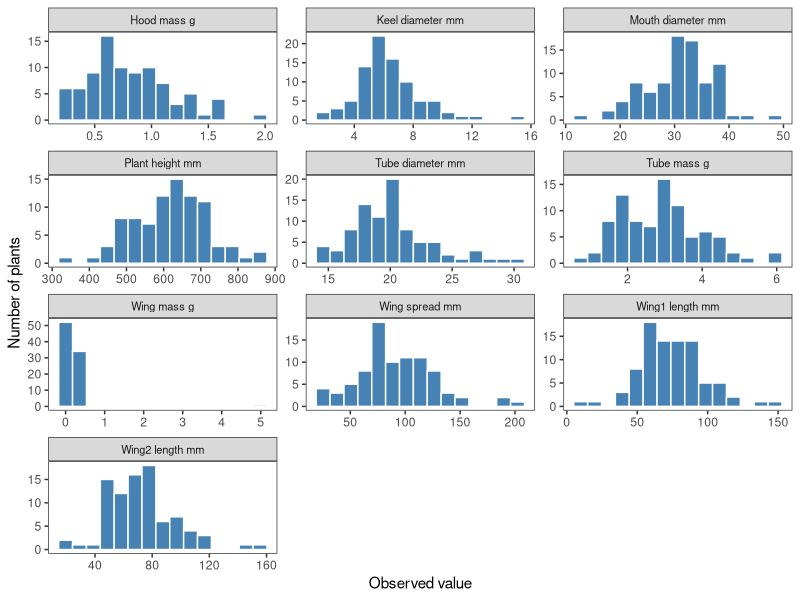
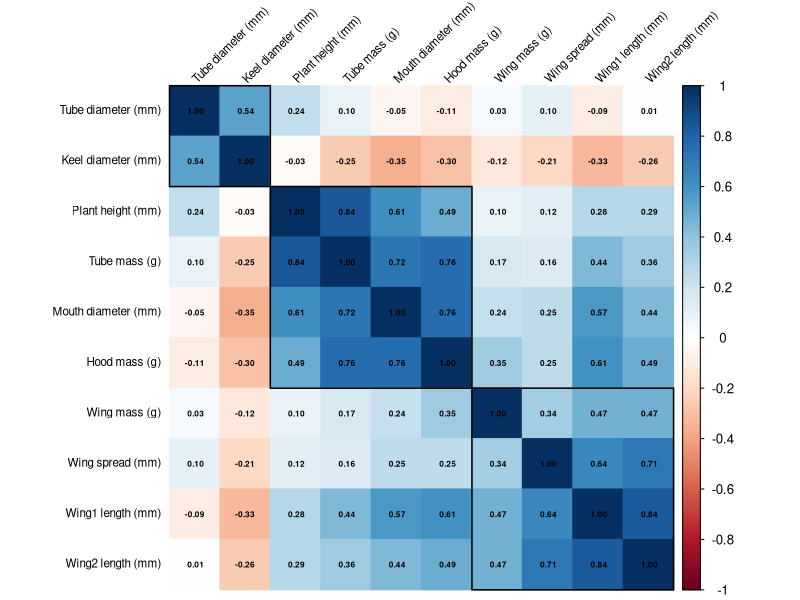
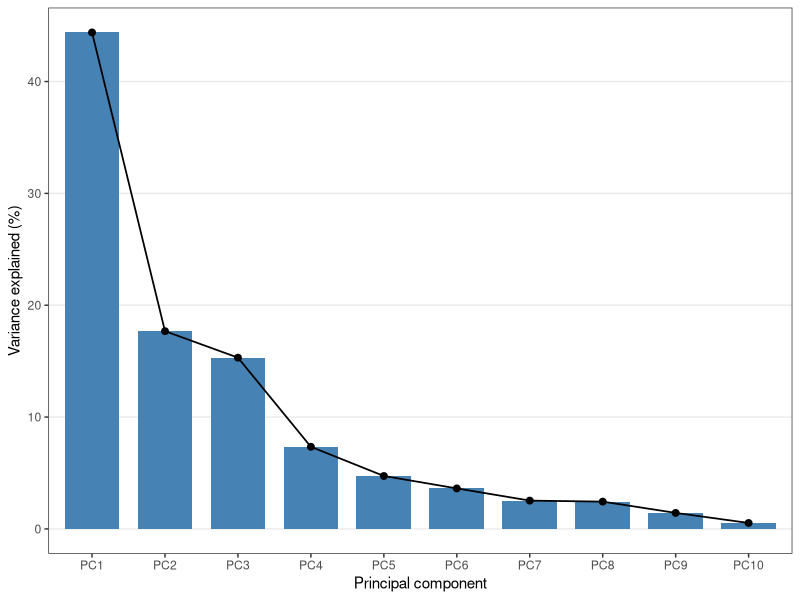
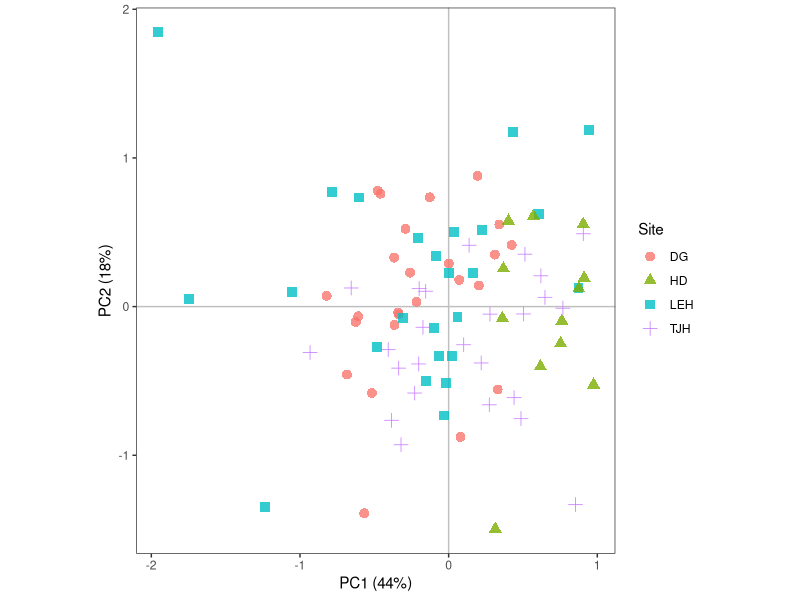
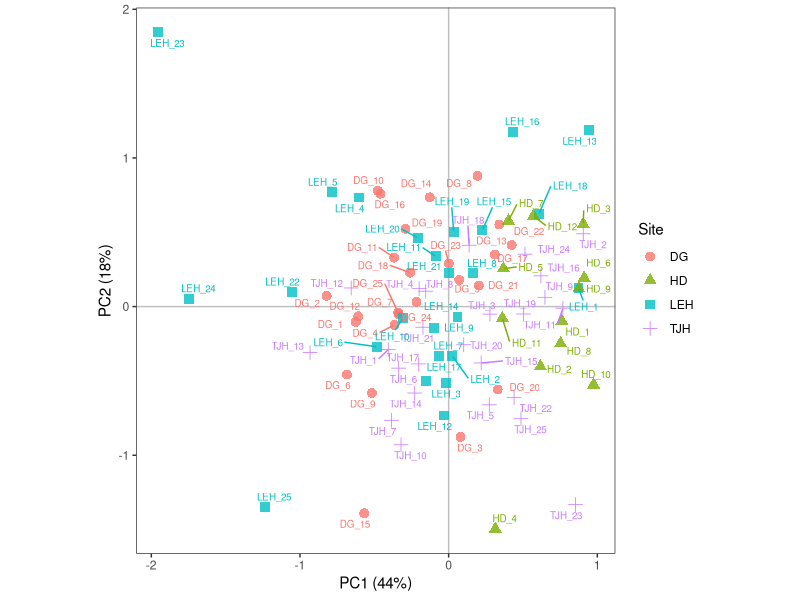
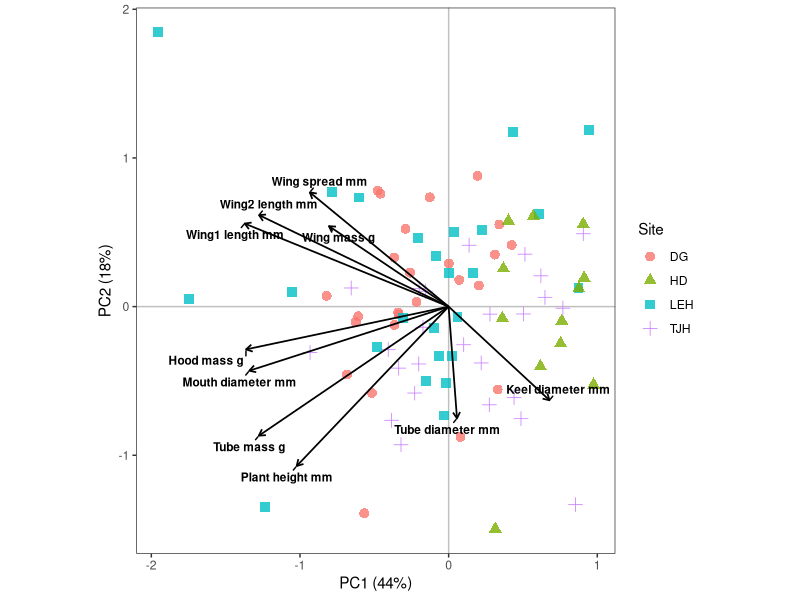
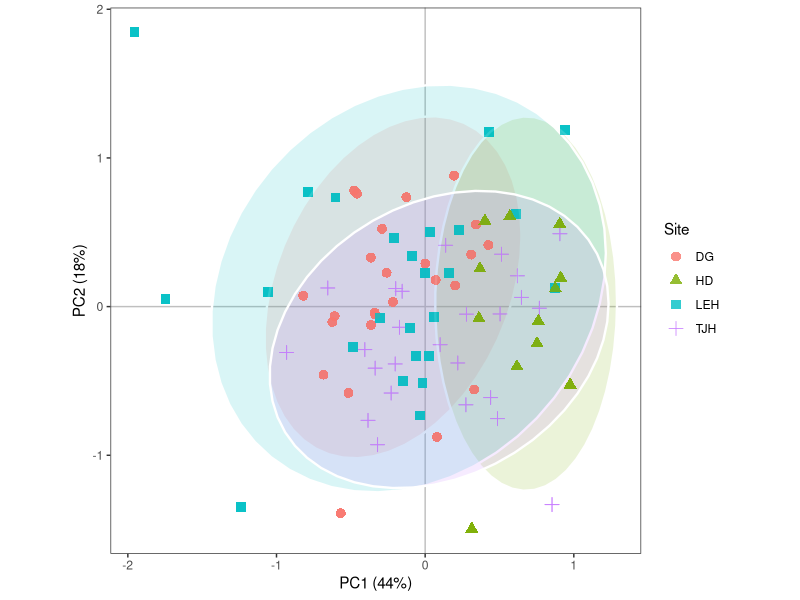

These figures' R source, in order:
# (BIO 5150L) Principal Component Analysis (PCA) tutorial
# Darlingtonia plant morphology and biomass among sites
# Date modified: 15 Sep 2026
#
# PCA is commonly used to describe correlation structure (relationships) among
# multiple different variables, e.g. environmental variables measured for each
# sample, site, plot, transect or individual, or species characteristics
# (traits) measured for individual species. Variables are typically centered
# and scaled when they have different units or ranges; otherwise, variables
# with greater variation can dominate the analysis.
#
# PCA concepts and scaling:
# https://www.davidzeleny.net/anadat-r/doku.php/en:pca
# 
# Online course including detailed PCA background (good background info, but
# note it uses a different R package and function to do the PCA):
# https://uw.pressbooks.pub/appliedmultivariatestatistics/chapter/pca/
#
# Data source:
# Required file in the same folder:
#   Darlingtonia_GE_Table12.1.csv
#   
# Original source: https://github.com/jon-bakker/appliedmultivariatestatistics/blob/main/Darlingtonia_GE_Table12.1.csv
#
# PCA is used here to summarize multiple continuous morphological variables.
# The same workflow is commonly used for environmental, habitat, and
# physiological variables. In contrast, the nMDS tutorial uses species-
# abundance data to describe differences in community composition.


# Load packages -----------------------------------------------------------

library(tidyverse)
library(vegan)
library(ggrepel)

# Used only for the clustered correlation plot below. Install it once if it
# is not already installed:
# install.packages("corrplot")


# Import and inspect the data ---------------------------------------------

dat_darl <- read_csv(
  "Darlingtonia_GE_Table12.1.csv",
  show_col_types = FALSE
) |>
  rename(
    plant_height_mm = height,
    mouth_diameter_mm = mouth.diam,
    tube_diameter_mm = tube.diam,
    keel_diameter_mm = keel.diam,
    wing1_length_mm = wing1.length,
    wing2_length_mm = wing2.length,
    wing_spread_mm = wingsprea,
    hood_mass_g = hoodmass.g,
    tube_mass_g = tubemass.g,
    wing_mass_g = wingmass.g
  ) |>
  mutate(
    site = factor(site),
    sample_ID = str_c(site, plant, sep = "_")
  ) |>
  relocate(sample_ID, site, plant)

glimpse(dat_darl)
head(dat_darl)

# Key points (Review with dat_darl before starting the analysis):
# - One row represents one individual Darlingtonia plant.
# - sample_ID uniquely identifies each plant.
# - site is categorical metadata. It can be used to group or color samples in
# plots, but it is not included as a variable in the PCA.
# - The remaining ten columns are continuous morphology and biomass variables
#   measured on each plant.
# - Measurements use different units and numerical scales, which will affect
# the decision about standardization.

sample_ID_check <- dat_darl |>
  summarise(
    n_rows = n(),
    n_unique_sample_IDs = n_distinct(sample_ID)
  )

sample_ID_check


# Identify the variables to include in the PCA ----------------------------

pca_variables <- c(
  "plant_height_mm",
  "mouth_diameter_mm",
  "tube_diameter_mm",
  "keel_diameter_mm",
  "wing1_length_mm",
  "wing2_length_mm",
  "wing_spread_mm",
  "hood_mass_g",
  "tube_mass_g",
  "wing_mass_g"
)

# Before conducting a PCA, clearly distinguish among:
# - identifiers, such as sample_ID and plant;
# - grouping variables, such as site; and
# - continuous variables (measurements on each plant) included in the PCA.
#
# Do not include categorical variables simply by converting their factor
# levels to numbers. Also avoid including a derived total together with all
# of the component variables used to calculate it. That would give one aspect
# of the data extra weight.


# Check missing values and variable distributions -------------------------

pca_variable_summary <- dat_darl |>
  select(all_of(pca_variables)) |>
  # convert data from wide to long format for analysis w/ tidyverse functions
  pivot_longer(
    cols = everything(),
    names_to = "Variable",
    values_to = "Value"
  ) |>
  group_by(Variable) |>
  summarise(
    n_observed = sum(!is.na(Value)),
    n_missing = sum(is.na(Value)),
    mean = mean(Value, na.rm = TRUE),
    median = median(Value, na.rm = TRUE),
    sd = sd(Value, na.rm = TRUE),
    minimum = min(Value, na.rm = TRUE),
    maximum = max(Value, na.rm = TRUE),
    .groups = "drop"
  ) |>
  arrange(Variable)

pca_variable_summary

# Save the identity of any samples containing missing PCA measurements.
samples_with_missing_pca_data <- dat_darl |>
  filter(if_any(all_of(pca_variables), is.na)) |>
  select(sample_ID, site, plant)

samples_with_missing_pca_data

# rda() cannot fit this PCA with missing measurements. In this example there is
# no missing data, but the code to do so is included here anyway. With your own
# data, first determine why values are missing and whether exclusion or a
# justified imputation method (i.e., fill in missing values) is appropriate.
dat_darl_complete <- dat_darl |>
  drop_na(all_of(pca_variables))

# View the distribution of each variable.
plot_pca_variable_distributions <- dat_darl_complete |>
  select(all_of(pca_variables)) |>
  pivot_longer(
    cols = everything(),
    names_to = "Variable",
    values_to = "Value"
  ) |>
  mutate(
    Variable = Variable |>
      str_replace_all("_", " ") |>
      str_to_sentence()
  ) |>
  ggplot(aes(x = Value)) +
  geom_histogram(
    bins = 15,
    color = "white",
    fill = "steelblue"
  ) +
  facet_wrap(
    vars(Variable),
    scales = "free",
    ncol = 3
  ) +
  labs(
    x = "Observed value",
    y = "Number of plants"
  ) +
  theme_bw() +
  theme(
    panel.grid = element_blank(),
    strip.text = element_text(size = 8)
  )

plot_pca_variable_distributions # EXPLORATORY/CONFIRMATION PLOT

# Key points:
# - Look for strongly skewed variables, extreme observations, impossible
# values, and very different numerical ranges.
# - The centering and scaling procedure (done later) will place variables
#   on comparable scales (mean = 0 and sd = 1), but it does not correct skew or
#   reduce the influence of extreme observations.
# - A scientifically defensible transformation may be appropriate before
#   PCA when variables are strongly skewed, although it is not always necessary.
#   Do not transform a variable only to make the PCA produce a preferred pattern.
# - This distribution plot is a data-quality/exploration figure. It potentially
# could be a primary thesis or paper result/figure if describing the 
# distributions of each variable is an important aspect of the study, however in
# some cases it may not be included in your results.


# Construct the sample-by-variable data frame  -----------------------------
# (i.e., "comm" table format vegan package functions require as inputs)
# 
# Keep sample_ID as row names so sample identities remain attached to the
# PCA matrix and can be recovered when scores are extracted.
comm_darl <- dat_darl_complete |>
  select(sample_ID, all_of(pca_variables)) |>
  column_to_rownames(var = "sample_ID")

glimpse(comm_darl)
view(comm_darl) # notice sample IDs are now row names

# Examine correlations among variables -----------------------------------

cor_darl <- comm_darl |>
  cor()

round(cor_darl, digits = 2)

# Arrange correlated variables together using hierarchical clustering and
# draw boxes around three visually useful groups. The number of rectangles
# is selected for display and is not a formal test of the number of variable
# groups.


# Format variable names for the correlation plot.
cor_variable_labels <- colnames(cor_darl) |>
  str_replace("_mm$", " (mm)") |>
  str_replace("_g$", " (g)") |>
  str_replace_all("_", " ") |>
  str_to_sentence()

# Add the formatted names to a copy of the correlation matrix.
cor_darl_plot <- cor_darl

dimnames(cor_darl_plot) <- list(
  cor_variable_labels,
  cor_variable_labels
)

n_correlation_groups <- 3 # pick by trial and error (see what appears to create the most cohesive groups of correlated variables)

# Plot the correlation matrix.
corrplot::corrplot(
  cor_darl_plot,
  method = "color",
  order = "hclust", # runs a cluster analysis to order the variables by strength of correlations with each other
  hclust.method = "ward.D2",
  addrect = n_correlation_groups,
  rect.col = "black",
  rect.lwd = 1.5,
  addCoef.col = "black",
  number.digits = 2,
  number.cex = 0.5,
  tl.col = "black",
  tl.srt = 45,
  tl.cex = 0.7,
  diag = TRUE
)

# Key points to interpret:
# - Variables with strong positive correlations increase together and may
#   contribute to the same biological gradient.
# - Strong negative correlations indicate opposing patterns.
# - Weakly correlated variables may contribute to different principal
#   components.
# - PCA is most effective as a dimension-reduction method when some variables
#   contain overlapping information.
# - A clustered correlation plot is useful to identify and describe patterns
#  (relationships among the variables), but the boxes are descriptive rather
#  than inferential (i.e., they are for visualization purposes only - no
#  statistical test is run).


# Brief connection to Euclidean distance ---------------------------------

# PCA represents each sample in a Euclidean ("straight line distance") variable
# space. Samples with similar combinations of measurements occur near one
# another, while samples with different measurements occur farther apart.
#
# When all principal components are retained, PCA preserves the Euclidean
# geometry of the centered data. A PC1 versus PC2 plot is an approximation
# because it displays only the portion of total variation represented by
# those two axes.
#
# When variables are standardized, distances reflect differences measured in
# standard deviations rather than differences in the original units.


# Main analytical choice: Center and scale the variables -----------------

# rda() always centers variables for a PCA. Setting scale = TRUE also divides
# each variable by its standard deviation. This gives every variable equal
# variance before the PCA and is equivalent to conducting the PCA from a
# correlation matrix.
#
# Centering and scaling are usually appropriate when variables have different
# units or very different numerical ranges. Otherwise, a variable measured on
# a larger scale or with greater variance can dominate the PCA.
#
# Using scale = FALSE produces a covariance-based PCA. This can be appropriate
# when all variables use comparable units and scales and differences in their
# variances are biologically meaningful. That should be an intentional choice,
# not a default.
#
# The morphology variables include measurements in millimeters and masses in
# grams, so the main analysis below uses scale = TRUE.
# 
# Note: You would also typically center and scale variables if you are going to
# use them as explanatory variables in a multiple-regression analysis. In that
# case, you would do it manually and use the centered and scaled variables in
# the regression. In contrast, rda() performs the centering and scaling for this
# PCA when scale = TRUE.



# Fit an unconstrained PCA with vegan::rda() ------------------------------

pca_darl <- rda(
  comm_darl,
  scale = TRUE #center and scale all variables to mean = 0 and sd = 1
)

pca_darl
summary(pca_darl, scaling = 2)

# Key points to interpret:
# - Supplying only the continuous data frame fits an "unconstrained" PCA.
# - scaling = 2 changes the displayed scores, not the fitted PCA or eigenvalues;
# it emphasizes relationships among variables in the biplot.
# - PCA is deterministic (calculated) and does not use random starting
# configurations, so set.seed() is not needed.
# - The grouping variable site was not used to calculate the PCA. It will be
# added later only to help interpret patterns among plants.
# - Other R functions and packages can fit PCA. We use vegan::rda() to
# maintain a consistent ordination framework across this multivariate module (it
# is main package we use for nMDS), but there may be benefits in some cases to
# using a different function to fit your PCA. More options described here:
# https://www.davidzeleny.net/anadat-r/doku.php/en:pca_r

# Calculate variance explained by each principal component ---------------

pca_eigenvalues <- eigenvals(pca_darl)

pca_variance_table <- tibble(
  PC = names(pca_eigenvalues),
  Eigenvalue = as.numeric(pca_eigenvalues)
) |>
  mutate(
    Proportion_explained = Eigenvalue / sum(Eigenvalue),
    Percent_explained = 100 * Proportion_explained,
    Cumulative_percent = cumsum(Percent_explained)
  ) |>
  mutate(
    across(
      where(is.numeric),
      ~ round(.x, digits = 2)
    )
  )

pca_variance_table

# Eigenvalues measure how much variance is represented by each principal
# component. Each eigenvector contains the coefficients used to construct a
# PC from the original variables. See the linked course chapter for a more
# detailed explanation of the underlying calculations.


# Create a scree plot -----------------------------------------------------

plot_pca_scree <- pca_variance_table |>
  mutate(
    PC = factor(PC, levels = PC)
  ) |>
  ggplot(aes(x = PC, y = Percent_explained, group = 1)) +
  geom_col(fill = "steelblue", width = 0.75) +
  geom_line(color = "black", linewidth = 0.6) +
  geom_point(color = "black", size = 2) +
  labs(
    x = "Principal component",
    y = "Variance explained (%)"
  ) +
  theme_bw() +
  theme(
    panel.grid.minor = element_blank(),
    panel.grid.major.x = element_blank()
  )

plot_pca_scree # EXPLORATORY/CONFIRMATION PLOT

# Key points to interpret:
# - The scree plot helps evaluate dimensionality but is usually an analytical
# check rather than a primary results figure.
# - PC1 explains the greatest possible amount of variation, and each later PC
# (principal component) explains the greatest possible amount of the remaining
# variation that is orthogonal (perpendicular) to the previous PCs. 
# - Examine the percentage and cumulative percentage explained by PC1 and PC2.
# - The first two PCs are emphasized because they provide the most informative
# two-dimensional view, but they may not capture every important pattern.
# - Other PC combinations can be examined when justified, but they are not
# plotted in this introductory tutorial.
# (for example sometimes PC1 and PC3 are also plotted together and presented
# alongside the typical PC1 vs. PC2 plot, if PC3 explains a relatively high
# amount of variation and interpretation reveals it is also important to the
# biological interpretation).



# Prepare axis labels containing the percentage explained by each PC ---------

pc1_percent <- pca_variance_table |>
  filter(PC == "PC1") |>
  pull(Percent_explained) 

pc2_percent <- pca_variance_table |>
  filter(PC == "PC2") |>
  pull(Percent_explained)

pc1_axis_label <- sprintf("PC1 (%.0f%%)", pc1_percent)
pc1_axis_label
pc2_axis_label <- sprintf("PC2 (%.0f%%)", pc2_percent)
pc2_axis_label

# Extract sample scores and join metadata --------------------------------

# scaling = 2 emphasizes relationships among the original variables and is
# commonly used for a correlation-focused PCA biplot. Use the same scaling
# when extracting both sample scores and variable scores.
pca_scores_darl <- vegan::scores(
  pca_darl,
  display = "sites",
  choices = c(1, 2),
  scaling = 2
) |>
  as.data.frame() |>
  rownames_to_column(var = "sample_ID") |>
  as_tibble() |>
  left_join(
    dat_darl_complete,
    by = "sample_ID"
  )

glimpse(pca_scores_darl)

# Key points to interpret:
# - PC1 and PC2 are sample scores (point locations).
# - Scores are centered around zero. Positive and negative values indicate
#   opposite ends of a gradient, not good versus bad conditions.
# - The sign of an entire PC can reverse without changing the PCA. A reflected
#   plot represents the same relationships among samples and variables.
# - Joining the original data and metadata allows site, plant identity, or an
#   original measurement to be mapped onto a plot. These joined columns were
#   not necessarily used to calculate the PCA.


# Define a consistent PCA plot theme -------------------------------------

pca_plot_theme <- theme_bw() +
  theme(
    panel.grid = element_blank(),
    legend.position = "right",
    legend.box = "vertical"
  )


# Plot sample scores ------------------------------------------------------

plot_pca_samples <- pca_scores_darl |>
  ggplot(aes(x = PC1, y = PC2)) +
  geom_hline(
    yintercept = 0,
    color = "grey75",
    linewidth = 0.5
  ) +
  geom_vline(
    xintercept = 0,
    color = "grey75",
    linewidth = 0.5
  ) +
  geom_point(
    aes(color = site, shape = site),
    size = 3,
    alpha = 0.8
  ) +
  coord_equal() +
  labs(
    x = pc1_axis_label,
    y = pc2_axis_label,
    color = "Site",
    shape = "Site"
  ) +
  pca_plot_theme

plot_pca_samples # POTENTIAL PRIMARY RESULTS PLOT

# Key points to interpret:
# - With scaling = 2, the plot prioritizes relationships among variable vectors.
# - Relative sample positions can reveal broad patterns, but distances among
#   plotted samples do not directly approximate their original Euclidean distances.
# - Use scaling = 1 when the primary goal is to approximate Euclidean distances
#   among samples in the ordination plot.
# - Look for separation, overlap, and within-site variation rather than only
#   whether groups form completely distinct clusters.
# - Because site was added after fitting the PCA, apparent site separation is
#   descriptive and is not a statistical test of site differences.
# - The axis labels report how much of the total standardized variation is
#   represented in this two-dimensional plot.


# Option: Label individual samples ---------------------------------------

plot_pca_sample_labels <- plot_pca_samples +
  geom_text_repel(
    aes(label = sample_ID, color = site),
    size = 2.5,
    show.legend = FALSE,
    max.overlaps = Inf
  )

plot_pca_sample_labels # EXPLORATORY PLOT

# Labels are useful for identifying unusual observations and checking the
# original data. They may be too crowded for a final figure.



# Extract variable scores -------------------------------------------------

# vegan retains community-ecology terminology and calls these "species"
# scores. In this PCA they represent the ten morphology and biomass variables,
# not species.
pca_variable_scores_darl <- vegan::scores(
  pca_darl,
  display = "species",
  choices = c(1, 2),
  scaling = 2
) |>
  as.data.frame() |>
  rownames_to_column(var = "Variable") |>
  as_tibble() |>
  mutate(
    Variable_label = Variable |>
      str_replace_all("_", " ") |>
      str_to_sentence()
  )

pca_variable_scores_darl


# Scale variable arrows to fit the ggplot --------------------------------

# The sample and variable scores use the same PCA scaling, but an additional
# constant is needed to make the arrows readable within the plotting region.
# Multiplying every arrow by the same constant changes only their displayed
# size, not their directions, relative lengths, or interpretations.
# You can adjust the multiplier up or down to make the arrow lengths fit better
# in your plot
arrow_multiplier <- 0.70 * min(
  diff(range(pca_scores_darl$PC1)) /
    diff(range(pca_variable_scores_darl$PC1)),
  diff(range(pca_scores_darl$PC2)) /
    diff(range(pca_variable_scores_darl$PC2))
)

pca_variable_scores_plot <- pca_variable_scores_darl |>
  mutate(
    PC1_plot = PC1 * arrow_multiplier,
    PC2_plot = PC2 * arrow_multiplier
  )


# Add variable vectors to create a PCA biplot ----------------------------

plot_pca_biplot <- plot_pca_samples +
  geom_segment(
    data = pca_variable_scores_plot,
    aes(
      x = 0,
      y = 0,
      xend = PC1_plot,
      yend = PC2_plot
    ),
    inherit.aes = FALSE,
    color = "black",
    linewidth = 0.6,
    arrow = grid::arrow(
      length = grid::unit(0.18, "cm")
    )
  ) +
  geom_text_repel(
    data = pca_variable_scores_plot,
    aes(
      x = PC1_plot,
      y = PC2_plot,
      label = Variable_label
    ),
    inherit.aes = FALSE,
    color = "black",
    size = 3,
    fontface = "bold",
    min.segment.length = 0,
    max.overlaps = Inf
  )

plot_pca_biplot # PRIMARY RESULTS PLOT

# Key points to interpret:
# - Each arrow points in the direction where that variable increases.
# - Variables with arrows pointing in similar directions are positively
#   correlated. Variables pointing in opposite directions are negatively
#   correlated. Variables near right angles are weakly correlated.
# - Plants in the direction of an arrow tend to have higher values of that
#   variable relative to other plants.
# - Longer arrows are more strongly represented by PC1 and PC2. Because all
#   arrows were multiplied by the same display constant, compare their lengths
#   relative to one another rather than reading them as raw correlations.
# - Interpret the variable arrows together with the sample positions. First
#   describe the main biological gradient, then describe how sites or samples
#   are distributed along it.


# Calculate correlations between variables and PCs -----------------------

# These correlations provide a compact numerical interpretation of the same
# relationships displayed by the biplot vectors. Correlation is unchanged by
# multiplying a PC score by a positive scaling constant.
pca_variable_pc_correlations <- cor(
  comm_darl,
  vegan::scores(
    pca_darl,
    display = "sites",
    choices = c(1, 2),
    scaling = 0
  )
) |>
  as.data.frame() |>
  rownames_to_column(var = "Variable") |>
  as_tibble() |>
  mutate(
    Absolute_PC1_correlation = abs(PC1),
    Absolute_PC2_correlation = abs(PC2)
  ) |>
  arrange(desc(Absolute_PC1_correlation)) |>
  mutate(
    across(
      where(is.numeric),
      ~ round(.x, digits = 2)
    )
  )

pca_variable_pc_correlations

# Key points to interpret:
# - Large positive correlations identify variables that increase toward the
#   positive end of a PC; large negative correlations increase toward its
#   negative end.
# - Variables near zero are weakly associated with that PC.
# - Several variables with large correlations in the same direction can
#   define a shared biological gradient, such as overall plant size.
# - Variables with large correlations in opposite directions identify a
#   contrast between the two ends of a PC.
# - There is no universal loading or correlation threshold that defines an
#   important variable. Interpret magnitude, consistency, biology, and the
#   percentage of variation explained together.
# - This table is useful for interpreting the PCA and may be reported in the
#   main text, a table, or an appendix.

# Option: Add site ellipses ----------------------------------------------

# Ellipses may be useful when there are many observations per group
# (e.g., >10–20) and you want to summarize each group's distribution.

plot_pca_site_ellipses <- plot_pca_samples +
  stat_ellipse(
    aes(
      fill = site,
      group = site
    ),
    geom = "polygon",
    alpha = 0.15,
    color = "white",
    linewidth = 0.8,
    show.legend = FALSE
  ) +
  # Replot points over the filled ellipses
  geom_point(
    aes(
      color = site,
      shape = site
    ),
    size = 3,
    alpha = 0.8,
    show.legend = FALSE
  )

plot_pca_site_ellipses # POTENTIAL RESULTS PLOT

# Ellipses summarize the location and spread of each site in the displayed
# PC space. They help show overlap and within-site variation, but they do not
# by themselves test for a difference among sites.




# Summarize PC scores by site ---------------------------------------------

pca_site_summary <- pca_scores_darl |>
  group_by(site) |>
  summarise(
    n_plants = n(),
    mean_PC1 = mean(PC1),
    sd_PC1 = sd(PC1),
    mean_PC2 = mean(PC2),
    sd_PC2 = sd(PC2),
    .groups = "drop"
  ) |>
  arrange(site)

pca_site_summary

# Site means summarize locations along the PCA gradients, while the standard
# deviations describe variation among individual plants. Differences among
# site means should be interpreted alongside the overlap visible in the plot.


# Retain PC scores as combined biological metrics ------------------------

dat_darl_with_pca_scores <- pca_scores_darl |>
  relocate(sample_ID, site, plant, PC1, PC2)

glimpse(dat_darl_with_pca_scores)

# PC1 or PC2 can sometimes serve as a combined metric in a later analysis.
# This is appropriate only when the variables associated with that PC form a
# coherent biological gradient and the PC explains a meaningful portion of
# their variation.
#
# Important considerations:
# - PCA is unsupervised. It summarizes variation in the PCA variables without
#   considering a later response variable.
# - Report which variables define each PC and how much variation that
#   PC explains.
# - Do not include both a PC and the original variables used to construct it
#   as predictors in the same (future) model.
# - If an entire PC is multiplied by -1 to make its direction more intuitive,
#   document the change. Reversing the sign does not change the PCA.


# Methods and results reporting guidance ---------------------------------

# A methods description should report:
# - the analytical unit and number of samples;
# - the continuous variables included and any variables excluded;
# - transformations if used before the PCA on certain variables and biological
#  justification for doing so;
# - whether variables were centered and scaled;
# - the scaling used to extract and display PCA scores;
# - use of vegan::rda() to create the PCA (w/ citation for the vegan package);
# - whether any retained PC scores were used in later analyses (e.g., PC1 was
#   used as a predictor in a subsequent model).
# 
# A results description should report:
# - the percentage of variation explained by PC1 and PC2;
# - the main variables associated with each displayed PC;
# - a biological interpretation of the main gradient;
# - separation, overlap, and within-group variation among samples; and
# - important exceptions or unusual samples.
#
# Describe the broad biological pattern first, followed by the quantitative
# support from variance explained and variable-PC correlations. Avoid treating
# visually separated groups as a formal statistical result unless they are
# evaluated with an analysis that matches the study design.
